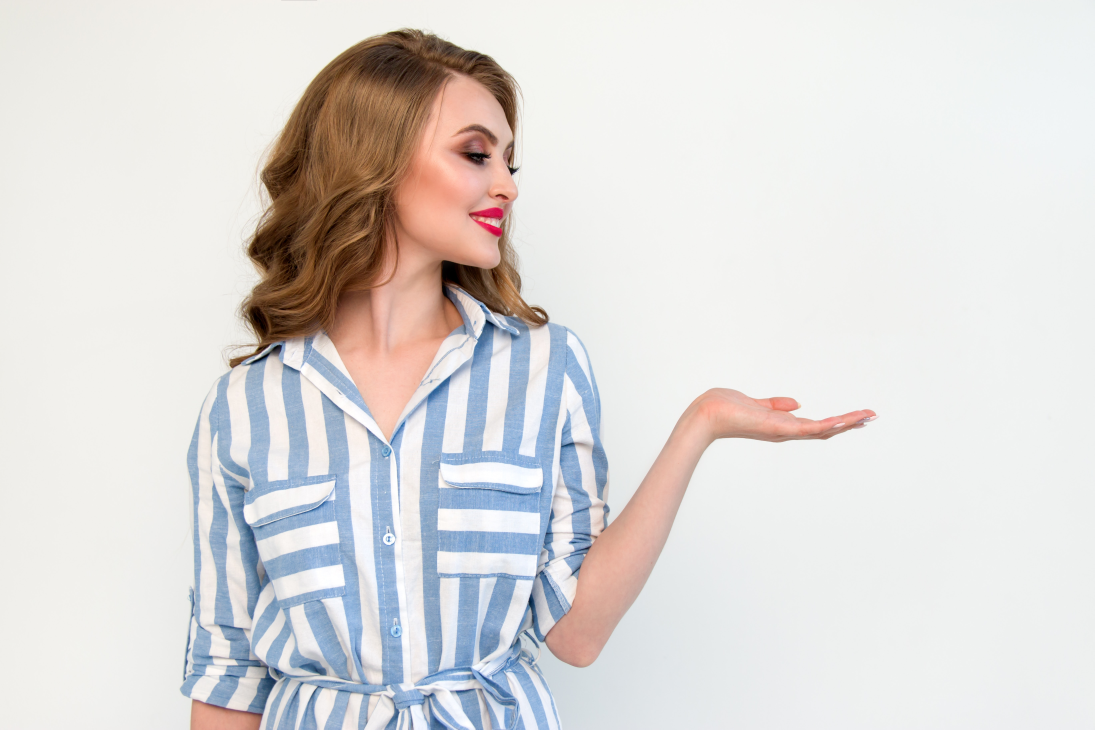
#> input picture Imagens/Pessoa.jpg, 5472 x 3648 px, found by its file name (shown at 1/5 size)
$ python 'Limite Medio de Imagem - Versão 1.0.0.py'
#> lines starting #> are read from the running program, lines starting #| are printed output that depends on the picture; after the words box and inside, x2 and y2 are one past the last pixel; in counts of white or black regions, pixels touching at a corner belong together
#
########################################################################
# Importação das Bibliotecas Necessárias
########################################################################
#
import cv2 as cv
import matplotlib.pyplot as plt

#
########################################################################
# Definições Gerais
########################################################################
#
NomeJanela = "Imagem Base"
NomeImagem  = "Pessoa.jpg"
CaminhoBase = "/home/asoares/OpenCV/"
CaminhoImagem = CaminhoBase + "Imagens/"

#
########################################################################
# Lendo a Imagem
########################################################################
#
Imagem = cv.imread ( CaminhoImagem + NomeImagem, cv.IMREAD_GRAYSCALE)
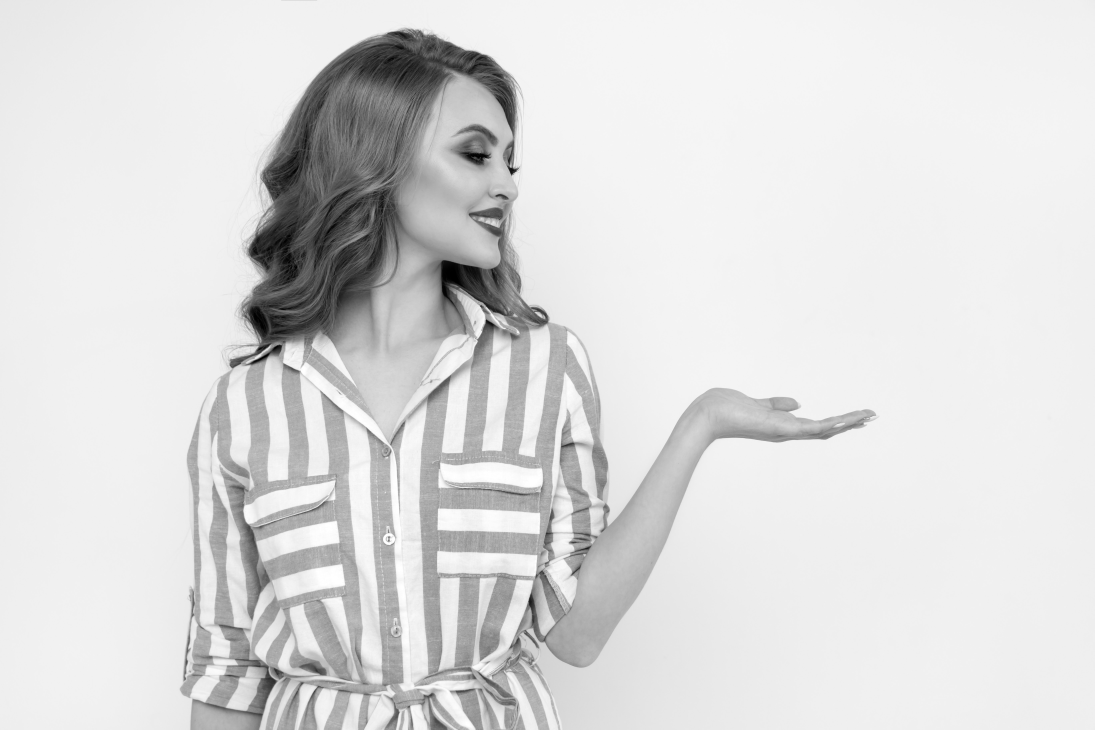
#> Imagem: shape (3648, 5472) (shown at 1/5 size); min 0, max 255, mean 219.3
imgBase = cv.resize(Imagem, (0,0), fx=0.1, fy=0.1, interpolation = cv.INTER_AREA)
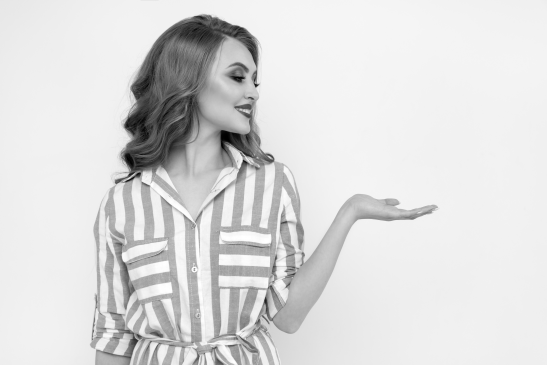
#> imgBase: shape (365, 547); min 0, max 255, mean 219.3

#
########################################################################
# Calculando o Limiar Médio
########################################################################
#
imgReduzida = cv.medianBlur(imgBase,5)
imgLimiar = cv.adaptiveThreshold(imgReduzida,255,cv.ADAPTIVE_THRESH_MEAN_C, cv.THRESH_BINARY,11,2)
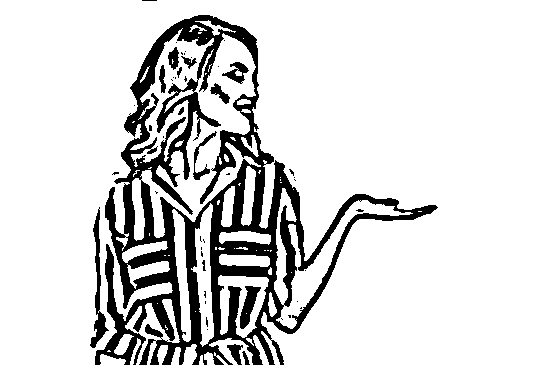
#> imgLimiar: shape (365, 547); 84.9% white; 49 black regions (35 under 20 px), largest, box (x1, y1, x2, y2) and area: (95, 15, 438, 365) 27457, (90, 207, 109, 348) 729, (240, 286, 261, 329) 429

#
########################################################################
# Convertendo para Matplotlib
########################################################################
#
imgBase = cv.cvtColor(imgBase, cv.COLOR_BGR2RGB)
#> imgBase: shape (365, 547, 3)
imgLimiar = cv.cvtColor(imgLimiar, cv.COLOR_BGR2RGB)

#
########################################################################
# Apresentando a Imagem
########################################################################
#
Grafico = plt.figure(figsize=(10,8))
plt.title( "Transição das Imagens", fontsize=20, weight='bold' )
plt.axis ( "off" )

Grafico.add_subplot(1,2,1)
plt.imshow(imgBase )
plt.title("Original")

Grafico.add_subplot(1,2,2)
plt.imshow ( imgLimiar )
plt.title("Limiar Médio")
plt.show ()
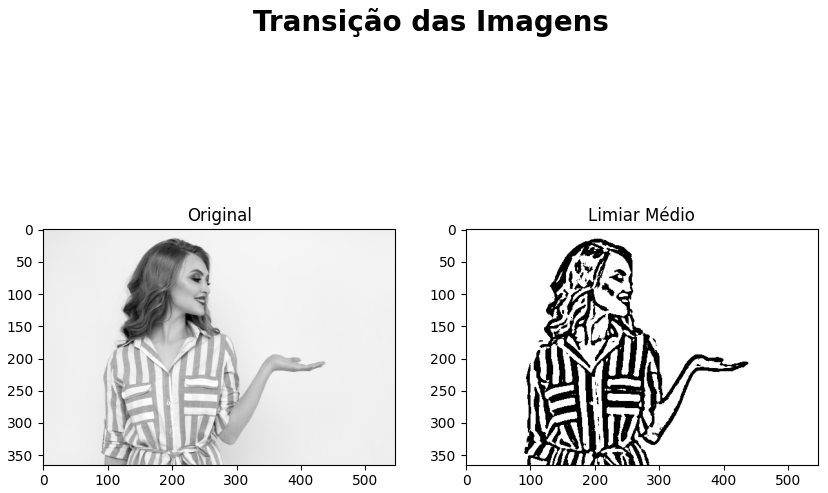
#> figure drawn by matplotlib, 2 panels

########################################################################
# FIM DO PROGRAMA
########################################################################
